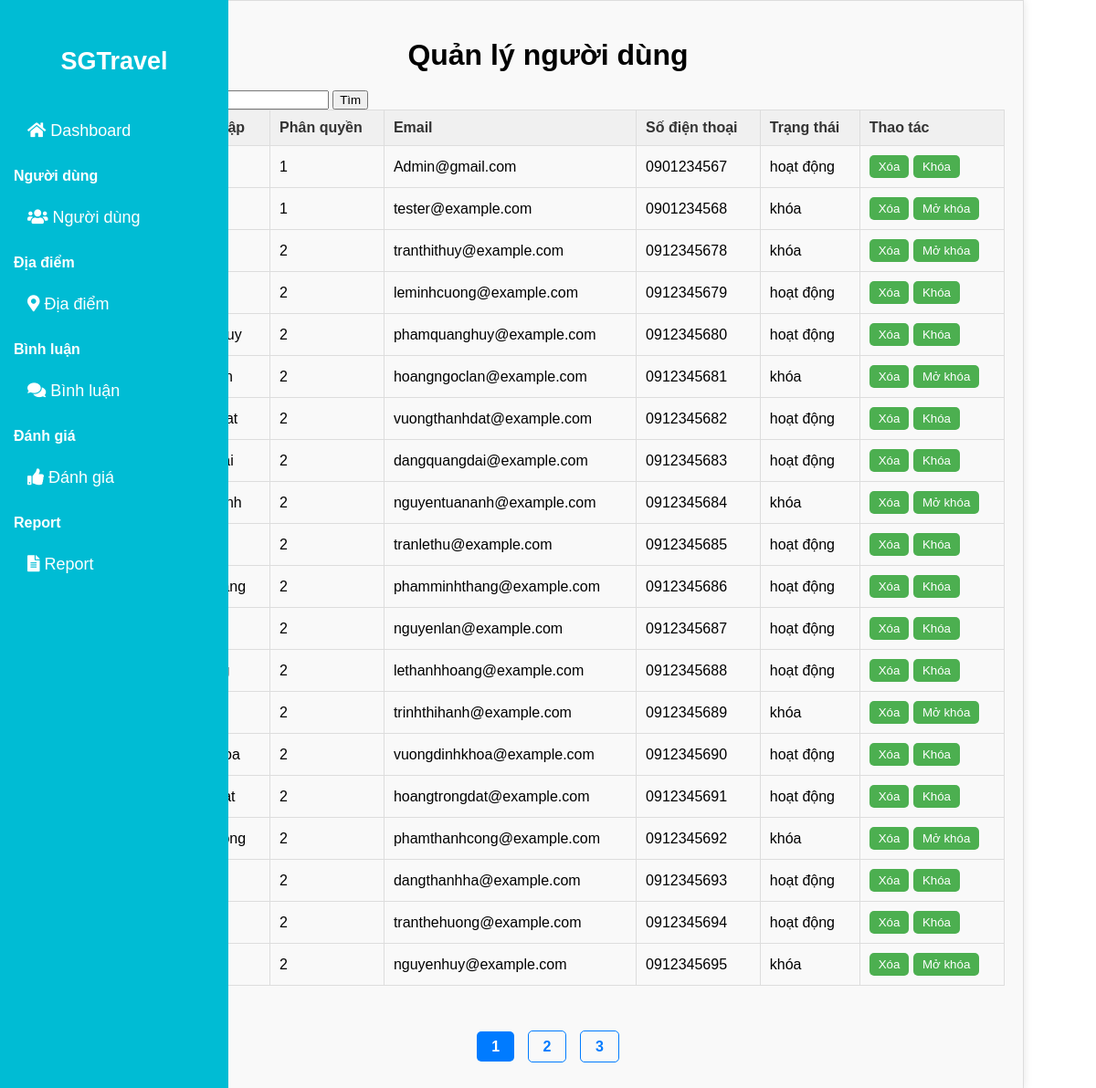
The app's page /admin/User.php, older data.
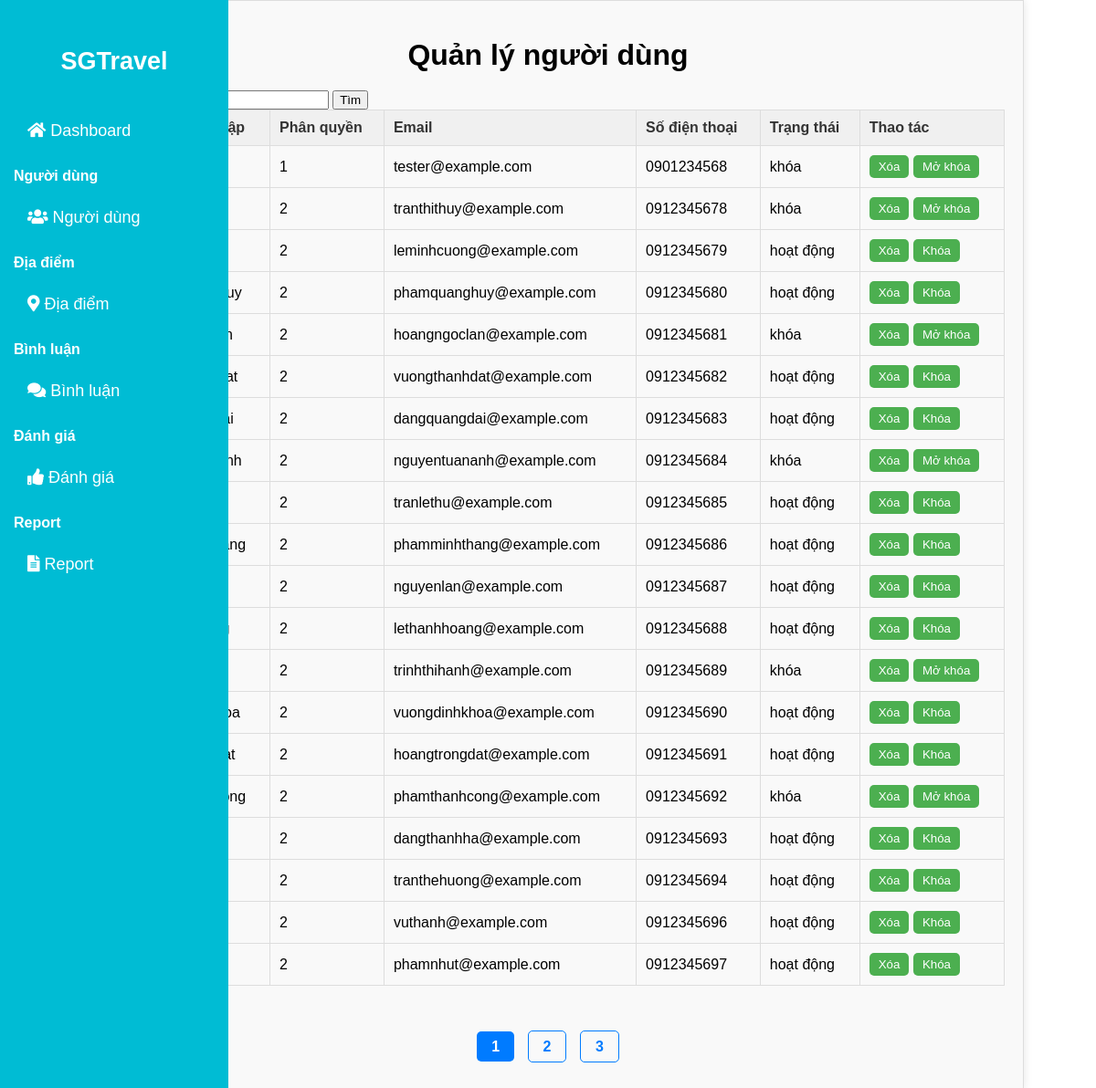
The same page, newer data.
### tables this page shows
CREATE TABLE `tai_khoan` (
  `id` int(11) NOT NULL,
  `ten_dang_nhap` varchar(50) NOT NULL,
  `mat_khau` varchar(50) NOT NULL,
  `phan_quyen` int(11) NOT NULL,
  `email` varchar(50) NOT NULL,
  `so_dien_thoai` varchar(20) DEFAULT NULL,
  `trang_thai` varchar(20) DEFAULT NULL
);

### admin/User.php (the view, shortened to what this page needs)
<!DOCTYPE html>
<html>
  <head>
    <link
      href="https://cdnjs.cloudflare.com/ajax/libs/font-awesome/5.15.3/css/all.min.css"
      rel="stylesheet"
    />
  </head>
  <body>
    <div class="sidebar">
    <a href="./Dashboard.php"><h2>SGTravel</h2></a>
      <div class="menu-section">
        <a href="../admin/Dashboard.php">
          <i class="fas fa-home"> </i>
          Dashboard
        </a>
      </div>
      <div class="menu-section">
        <h3>Người dùng</h3>
        <a href="../admin/User.php">
          <i class="fas fa-users"> </i>
          Người dùng
        </a>
      </div>
      <div class="menu-section">
        <h3>Địa điểm</h3>
        <a href="../admin/Diadiem.php">
          <i class="fas fa-map-marker-alt"> </i>
          Địa điểm
        </a>
      </div>
      <div class="menu-section">
        <h3>Bình luận</h3>
        <a href="../admin/comment.php">
          <i class="fas fa-comments"> </i>
          Bình luận
        </a>
      </div>
      <div class="menu-section">
        <h3>Đánh giá</h3>
        <a href="../admin/Danhgia.php">
          <i class="fas fa-thumbs-up"> </i>
          Đánh giá
        </a>
      </div>
      <div class="menu-section">
        <h3>Report</h3>
        <a href="../admin/Report.php">
          <i class="fas fa-file-alt"> </i>
          Report
        </a>
      </div>
    </div>
    <div class="container">
      <h1>Quản lý người dùng</h1>
      <form method="GET" action="">
            <label>Tìm kiếm:</label>
            <input type="text" name="keyword" value="<?php echo isset($_GET['keyword']) ? htmlspecialchars($_GET['keyword']) : ''; ?>">
            <input type="submit" value="Tìm">
        </form>
      <?php
      include '../connect.php';
      $sd = 20;
      $keyword = isset($_GET['keyword']) ? $_GET['keyword'] : '';
      $sql_count = "SELECT COUNT(*) AS total FROM tai_khoan";
      $result_count = $conn->query($sql_count);
      $row_count = $result_count->fetch_assoc();
      $tus = $row_count['total'];
      $tst = ceil($tus / $sd);
      $page = isset($_GET['page']) ? (int)$_GET['page'] : 1;
      $vt = ($page - 1) * $sd;
      $sql = "SELECT * FROM tai_khoan";
      $sql .= " LIMIT $vt, $sd";
      $result = $conn->query($sql);
      if ($result->num_rows > 0) {
          echo "<table border='1'>";
          echo "<tr>
                  <th>ID</th>
                  <th>Tên đăng nhập</th>
                  <th>Phân quyền</th>
                  <th>Email</th>
                  <th>Số điện thoại</th>
                  <th>Trạng thái</th>
                  <th>Thao tác</th>
                </tr>";
          while ($row = $result->fetch_assoc()) {
              echo "<tr>
                      <td>" . htmlspecialchars($row["id"]) . "</td>
                      <td>" . htmlspecialchars($row["ten_dang_nhap"]) . "</td>
                      <td>" . htmlspecialchars($row["phan_quyen"]) . "</td>
                      <td>" . htmlspecialchars($row["email"]) . "</td>
                      <td>" . htmlspecialchars($row["so_dien_thoai"]) . "</td>
                      <td>" . htmlspecialchars($row["trang_thai"]) . "</td>
                      <td>
                          <button onclick=\"if(confirm('Bạn có chắc chắn muốn xóa tài khoản này?')) { window.location.href='xoa_taikhoan.php?id=" . urlencode($row["id"]) . "'; }\">Xóa</button>
                          <button onclick=\"window.location.href='thaydoi_statusUser.php?id=" . urlencode($row['id']) . "'\">" .
                              ($row['trang_thai'] === 'hoạt động' ? 'Khóa' : 'Mở khóa') .
                          "</button>
                      </td>
                    </tr>";
          }
          echo "</table>";
      } else {
          echo "Không có tài khoản nào để hiển thị.";
      }
      ?>
      <p>Trang
      <div class="Trang">
      <?php
      for ($i = 1; $i <= $tst; $i++) {
          if ($page == $i) {
              echo "<span class='pnow'>$i</span> ";
          } else {
              echo "<a href='?page=$i&keyword=" . urlencode($keyword) . "'>$i</a> ";
          }
      }
      ?>
      </div>
      </p>
  </body>
</html>

### admin/User.php (style rules this page uses)
body { margin: 0; font-family: Arial, sans-serif; }
.sidebar { width: 250px; background-color: #00bcd4; height: 200vh; position: fixed; padding-top: 20px; color: white; }
.sidebar h2 { text-align: center; margin-bottom: 30px; }
.sidebar a { display: block; color: white; padding: 10px; text-decoration: none; font-size: 18px; }
.sidebar .menu-section { margin-bottom: 20px; }
.sidebar .menu-section h3 { margin-left: 15px; font-size: 16px; }
.sidebar .menu-section a { padding-left: 30px; }
table { border-collapse: collapse; width: 100%; margin-bottom: 20px; }
th { background-color: #f0f0f0; color: #333; padding: 10px; border: 1px solid #ddd; text-align: left; }
td { padding: 10px; border: 1px solid #ddd; }
button { background-color: #4caf50; color: #fff; padding: 5px 10px; border: none; border-radius: 5px; cursor: pointer; }
body { font-family: Arial, sans-serif; margin: 0; padding: 0; }
.container { width: 1000px; margin: 0 auto; padding: 20px; background-color: #f9f9f9; border: 1px solid #ddd; box-shadow: 0 0 10px rgba(0, 0, 0, 0.1); }
h1 { text-align: center; margin-bottom: 20px; }
.Trang { text-align: center; margin-top: 20px; }
.Trang a { color: #007bff; padding: 8px 16px; margin: 0 5px; border: 1px solid #007bff; border-radius: 5px; text-decoration: none; font-weight: bold; transition: background-color 0.3s, color 0.3s; }
.Trang .pnow { background-color: #007bff; color: white; padding: 8px 16px; margin: 0 5px; border-radius: 5px; font-weight: bold; }
.Trang a:first-child, .Trang a:last-child { font-weight: bold; }

Row changes from the older to the newer data that the page shows:
removed tai_khoan: phan_quyen "1", email "Admin@gmail.com", so_dien_thoai "0901234567", trang_thai "hoạt động", shows "Khóa"
removed tai_khoan: phan_quyen "2", email "nguyenhuy@example.com", so_dien_thoai "0912345695", trang_thai "khóa", shows "Mở khóa"
now on this page (row unchanged): tai_khoan: phan_quyen "2", email "vuthanh@example.com", so_dien_thoai "0912345696", trang_thai "hoạt động", shows "Khóa"
now on this page (row unchanged): tai_khoan: phan_quyen "2", email "phamnhut@example.com", so_dien_thoai "0912345697", trang_thai "hoạt động", shows "Khóa"
